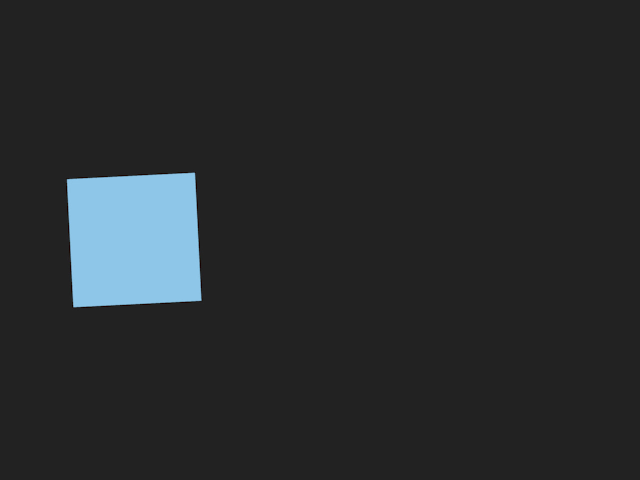
#> input picture frame 4 of opencv/01_test/cubeA.mov, 640 x 480 px, given in place of jp.mov, which was not available
$ python 02_graphHistogram.py   (older library calls are emulated)
#> lines starting #> are read from the running program, lines starting #| are printed output that depends on the picture; pictures that were not available may be replaced by others from this repository, and a replacement may not be noted
import numpy as np
import matplotlib.pyplot as plt
import matplotlib.image as mpimg
import matplotlib.colors as mcol
import os
import cv2


# write a two dimensional array to a file with line breaks
def WriteData(data, filename):
    fd = open(filename, "w")
    for d in data:
        fd.write(str(d) + ",\n")
    fd.close()

def graphVideo(input_file = "cubeA.mov", tempdir = "tempdir"):

#> called with input_file = 'jp.mov', tempdir = 'tempdir'
    if not os.path.exists(tempdir):
        os.makedirs(tempdir)

    cap = cv2.VideoCapture(input_file)

    i = 0
    histograms_cv = []
    while(cap.isOpened()):
        ret, frame_cv = cap.read()
#> frame_cv is the input picture: shape (480, 640, 3); mean B, G, R 44.6, 42.8, 39.8

        if ret != True:
            cap.release()
            #cv2.destroyAllWindows()
            break
        frame_cv_lum = cv2.cvtColor(frame_cv, cv2.COLOR_RGB2GRAY)
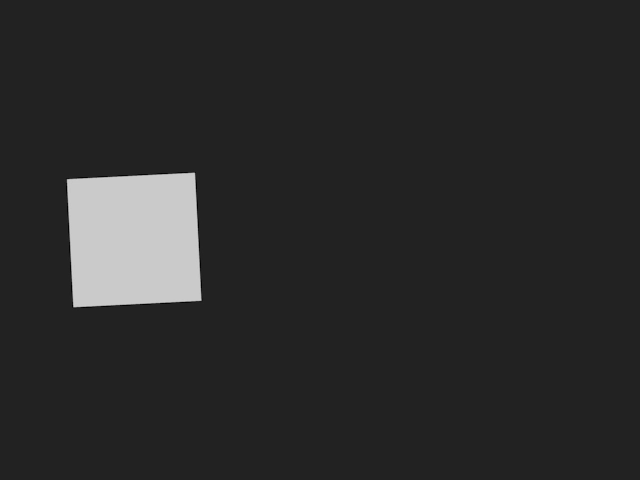
#> frame_cv_lum: shape (480, 640); min 2, max 206, mean 43
        frame_cv_hsv = cv2.cvtColor(frame_cv, cv2.COLOR_BGR2HLS)
#> frame_cv_hsv: shape (480, 640, 3); mean of channels 0, 1, 2 5.7, 42.2, 9.2
        lum = cv2.calcHist([frame_cv_lum],[0],None,[256],[0,256])
#> lum = 256 values, max 289629 at index 34, min 0 at index 0, mean 1200
        hsv = cv2.calcHist([frame_cv_hsv],[1],None,[256],[0,256])
#> hsv = 256 values, max 289695 at index 34, min 0 at index 0, mean 1200
        plt.plot(lum, color = 'r')
        plt.plot(hsv, color = 'g')
        plt.show()
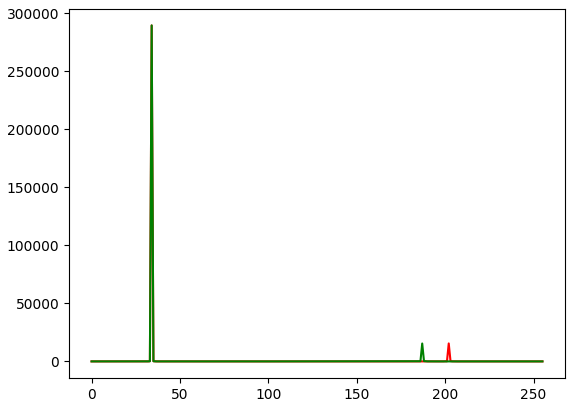
#> figure drawn by matplotlib, 1 panel; curve peaks at x = 34, y = 289629; curve peaks at x = 34, y = 289695

        #frame_cv_norm = cv2.normalize(frame_cv_rgb, None, alpha=0, beta=1,
        #    norm_type=cv2.NORM_MINMAX, dtype=cv2.CV_32F)
        #hist = plt.hist(frame_cv_lum.ravel(), bins=8, range=(0,255))
        #opencv2 is 40x faster
        hist = cv2.calcHist([frame_cv_lum],[0],None,[256],[0,256])
#> hist has the same summary as lum
        histograms_cv.append(hist)

        print("reading", i)
        i += 1
    plt.xlim([0,256])
    for idx, h in enumerate(histograms_cv):
        if (idx%20 == 0):
            print("plotting", idx)
            c = mcol.hsv_to_rgb((idx/len(histograms_cv) * 0.8, 1, 1))
            plt.plot(h, color = c, linewidth=0.4)
    plt.show()
    # save both lists to files
    WriteData(histograms_cv, "data_opencv2.txt")


graphVideo("jp.mov", "tempdir")


"""
        frame_cv_lum = cv2.cvtColor(frame_cv, cv2.COLOR_RGB2GRAY)
        frame_cv_hsv = cv2.cvtColor(frame_cv, cv2.COLOR_BGR2HLS)
        lum = cv2.calcHist([frame_cv_lum],[0],None,[256],[0,256])
        hsv = cv2.calcHist([frame_cv_hsv],[1],None,[256],[0,256])
        plt.plot(lum, color = 'r')
        plt.plot(hsv, color = 'g')
        plt.show()

        # how to kill hsv
"""

$ run again, starting later in the video
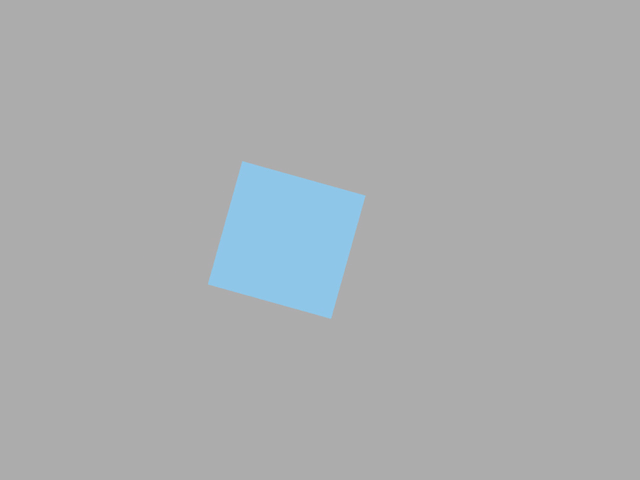
#> input picture frame 21 of opencv/01_test/cubeA.mov, 640 x 480 px, given in place of jp.mov, which was not available
#> in graphVideo, frame_cv is the input picture: shape (480, 640, 3); mean B, G, R 175.2, 173.4, 170.4
#> in graphVideo, `frame_cv_lum = cv2.cvtColor(frame_cv, cv2.COLOR_RGB2GRAY)`:
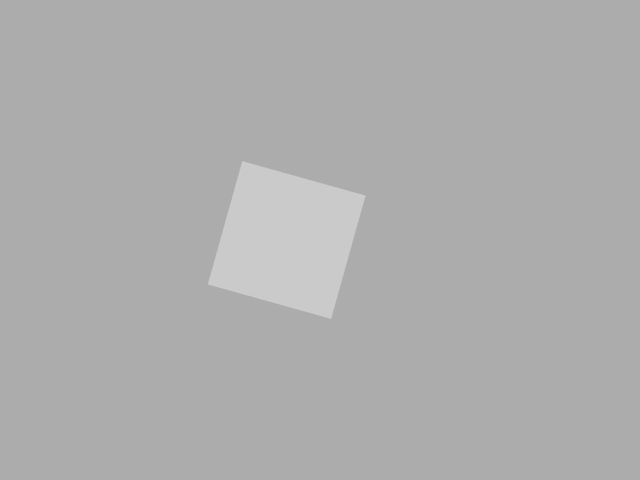
#> frame_cv_lum: shape (480, 640); min 168, max 205, mean 173.6
#> frame_cv_hsv: shape (480, 640, 3); mean of channels 0, 1, 2 5.7, 172.8, 9
#> lum = 256 values, max 289879 at index 172, min 0 at index 0, mean 1200
#> hsv = 256 values, max 289650 at index 172, min 0 at index 0, mean 1200
#> in graphVideo, `plt.show()`:
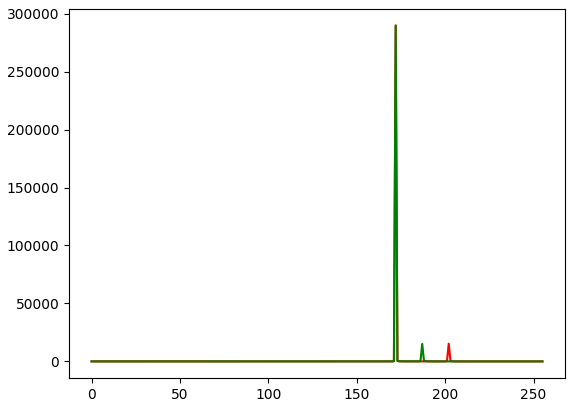
#> figure drawn by matplotlib, 1 panel; curve peaks at x = 172, y = 289879; curve peaks at x = 172, y = 289650
#> hist has the same summary as lum

$ run again, starting later in the video
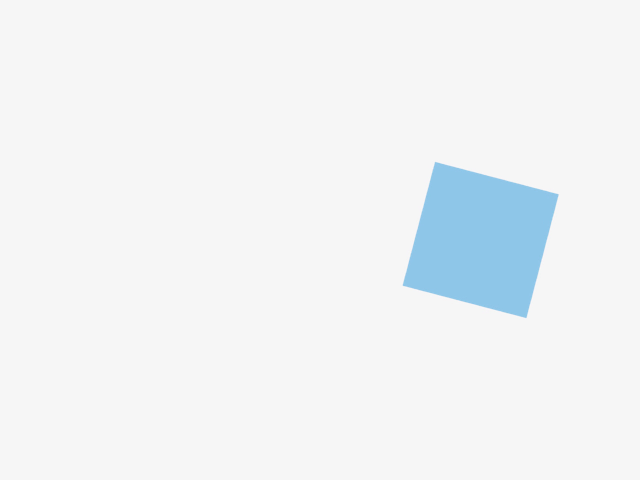
#> input picture frame 38 of opencv/01_test/cubeA.mov, 640 x 480 px, given in place of jp.mov, which was not available
#> in graphVideo, frame_cv is the input picture: shape (480, 640, 3); mean B, G, R 245.3, 243.4, 240.5
#> in graphVideo, `frame_cv_lum = cv2.cvtColor(frame_cv, cv2.COLOR_RGB2GRAY)`:
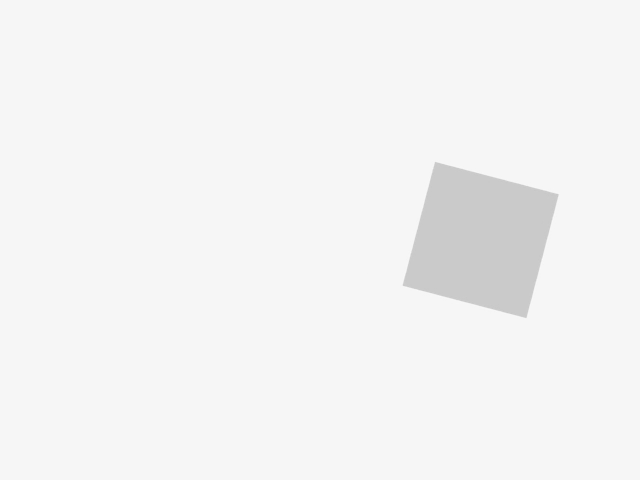
#> frame_cv_lum: shape (480, 640); min 199, max 250, mean 243.7
#> frame_cv_hsv: shape (480, 640, 3); mean of channels 0, 1, 2 5.8, 242.9, 9.2
#> lum = 256 values, max 290010 at index 246, min 0 at index 0, mean 1200
#> hsv = 256 values, max 289883 at index 246, min 0 at index 0, mean 1200
#> hist has the same summary as lum
#> the loop in graphVideo, `for idx, h in enumerate(histograms_cv):` made 10 passes
#> c on pass 1: [1, 0, 0]
#> (printed output is left out)
#> in graphVideo, `plt.show()`:
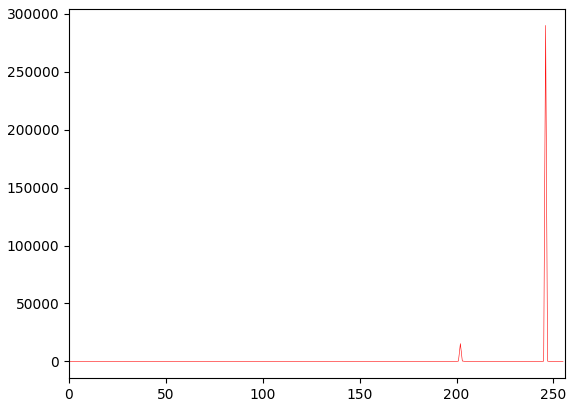
#> figure drawn by matplotlib, 1 panel; curve peaks at x = 246, y = 290010
#> the loop in WriteData, `for d in data:` made 10 passes
